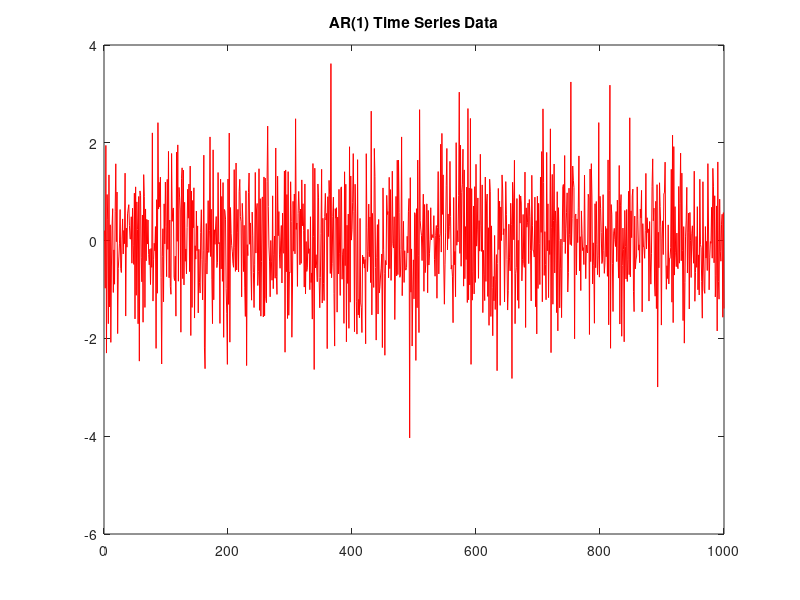

Write the MATLAB code that produced this figure.
%USAGE: AR1_Simulation


% Created by Prof. H. Bozdogan
%            Department of Business Analytics & Statistics
%            The University of Tennessee
%            Knoxville, TN, 37996, USA
%
%It is free for distribution. Used for Stat 575: Time Series Analysis
%Created: January 13, 2015.

clc;
clf;
close all


%The AR(1) process Yt = a.Yt-1 + Wt where a 
%is a constant and Wt is a function of an r.v,
%White noise

w=randn(1000,1);
%a=-.3;

a = [1 .3];
x=filter(1,a,w);                    %The time-series data must be uniformly 
                                    %sampled to use this filter.
                                    %creates filtered data y by processing the 
                                    %data in vectorx with the filter
                                    %described by vectors a and b.
                                    
                                    
                                    
                                    
                                    
c=corrcoef(x(1:(end-1)),x(2:end));  %c is an estimate of
                                    %the ar1 coefficient)
c=c(1,2);

plot(x,'r')
title('AR(1) Time Series Data')